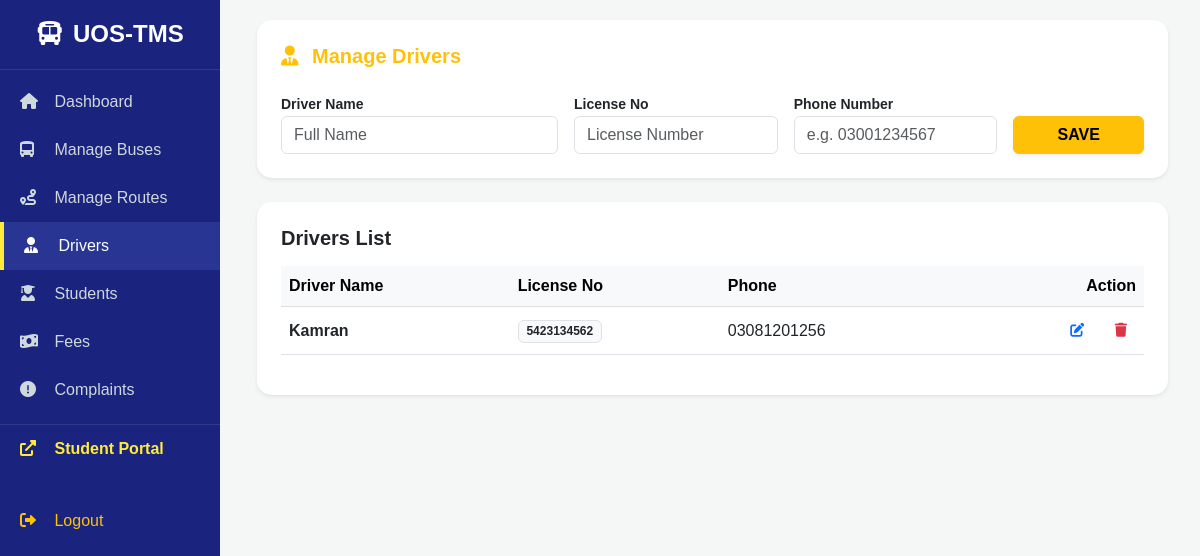
The page /drivers.php on the database its author committed.
### tables this page shows
CREATE TABLE `drivers` (
  `id` int(11) NOT NULL,
  `name` varchar(100) NOT NULL,
  `license_no` varchar(50) DEFAULT NULL,
  `phone` varchar(15) DEFAULT NULL
);

### drivers.php (the view, shortened to what this page needs)
<?php
include('db_connect.php');
include('header.php');
$edit_mode = false;
$name_val = "";
$license_val = "";
$phone_val = "";
?>
<div class="container-fluid">
    <div class="card border-0 shadow-sm p-4 mb-4" style="border-radius: 15px;">
        <h5 class="fw-bold text-warning mb-4">
            <i class="fas fa-user-tie me-2"></i>
            <?php echo $edit_mode ? "Edit Driver Details" : "Manage Drivers"; ?>
        </h5>
        <form method="POST">
            <div class="row g-3">
                <div class="col-md-4">
                    <label class="small fw-bold">Driver Name</label>
                    <input type="text" name="name" class="form-control" placeholder="Full Name" value="<?php echo $name_val; ?>" required>
                </div>
                <div class="col-md-3">
                    <label class="small fw-bold">License No</label>
                    <input type="text" name="license" class="form-control" placeholder="License Number" value="<?php echo $license_val; ?>" required>
                </div>
                <div class="col-md-3">
                    <label class="small fw-bold">Phone Number</label>
                    <input type="text" name="phone" class="form-control" placeholder="e.g. 03001234567" value="<?php echo $phone_val; ?>" required>
                </div>
                <div class="col-md-2">
                    <label class="text-white d-block">.</label>
                    <button type="submit" name="save_driver" class="btn <?php echo $edit_mode ? 'btn-success' : 'btn-warning'; ?> w-100 fw-bold shadow-sm">
                        <?php echo $edit_mode ? "UPDATE" : "SAVE"; ?>
                    </button>
                </div>
            </div>
        </form>
    </div>
    <div class="card border-0 shadow-sm p-4" style="border-radius: 15px;">
        <h5 class="fw-bold mb-3 text-dark">Drivers List</h5>
        <div class="table-responsive">
            <table class="table table-hover align-middle">
                <thead class="table-light">
                    <tr>
                        <th>Driver Name</th>
                        <th>License No</th>
                        <th>Phone</th>
                        <th class="text-end">Action</th>
                    </tr>
                </thead>
                <tbody>
                    <?php
                    $res = mysqli_query($conn, "SELECT * FROM drivers ORDER BY id DESC");
                    if(mysqli_num_rows($res) > 0){
                        while($row = mysqli_fetch_assoc($res)){
                            echo "<tr>
                                    <td class='fw-bold'>".$row['name']."</td>
                                    <td><span class='badge bg-light text-dark border'>".$row['license_no']."</span></td>
                                    <td>".$row['phone']."</td>
                                    <td class='text-end'>
                                        <a href='drivers.php?edit_driver=".$row['id']."' class='btn btn-sm text-primary me-2'>
                                            <i class='fas fa-edit'></i>
                                        </a>
                                        <a href='drivers.php?del=".$row['id']."' class='btn btn-sm text-danger' onclick='return confirm(\"Are you sure you want to delete this driver?\")'>
                                            <i class='fas fa-trash'></i>
                                        </a>
                                    </td>
                                  </tr>";
                        }
                    } else {
                        echo "<tr><td colspan='4' class='text-center text-muted py-4'>No drivers found in the database.</td></tr>";
                    }
                    ?>
                </tbody>
            </table>
        </div>
    </div>
</div>

### header.php (style rules this page uses)
body { margin: 0; padding: 0; background-color: #f4f7f6; font-family: 'Poppins', sans-serif; }

### rows shown on the page
drivers: name "Kamran", license_no "5423134562", phone "03081201256"
